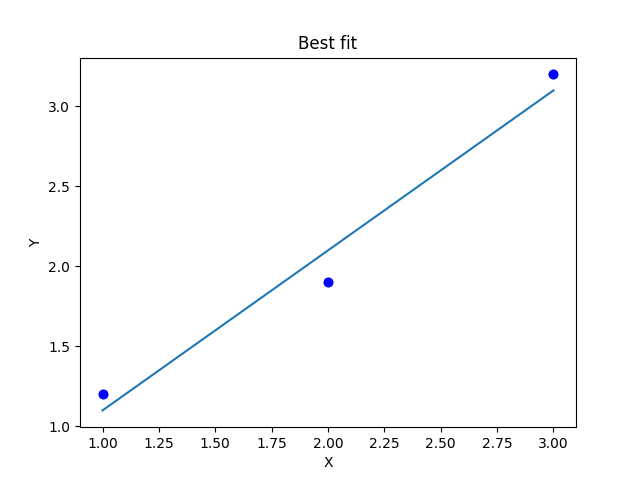

This figure's Python source:
import numpy as np
from matplotlib import pyplot as plt

def get_slp_intr(x, y):
    n = len(x)

    x_mean = sum(x)/n
    y_mean = sum(y)/n

    num = 0
    denom = 0
    for i in range(n):
        num += (x[i] - x_mean)*(y[i] - y_mean)
        denom += (x[i] - x_mean)**2

    slope = num/denom
    intercept = y_mean - slope*x_mean
    return slope, intercept

x = [1, 2, 3]
y = [1.2, 1.9, 3.2]
plt.plot(x, y, 'bo')
plt.title("Distribution")
plt.xlabel("X")
plt.ylabel("Y")
plt.savefig("distribution")

m, c = get_slp_intr(x, y)

x = np.array(x)
y = np.array(y)
plt.plot(x, m*x + c)
plt.plot(x, y, 'bo')
plt.title("Best fit")
plt.xlabel("X")
plt.ylabel("Y")
plt.savefig("best_fit")
